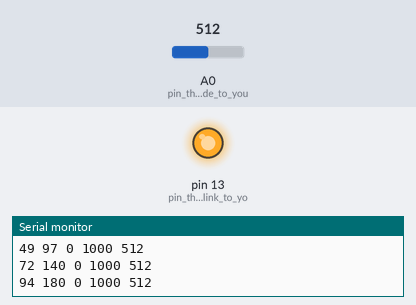
Recording of a sketch running on a simulated Arduino Uno, built with avr-gcc and run on an emulated ATmega328P. Parts: output pins drawn as LEDs (lit = HIGH), the last lines printed to the serial monitor. The test bench sets the inputs (shaded band); at power-on: A0 (pin_that_will_fade_to_you) = 512.

Above: at 0.05 s.
At 1.2 s:
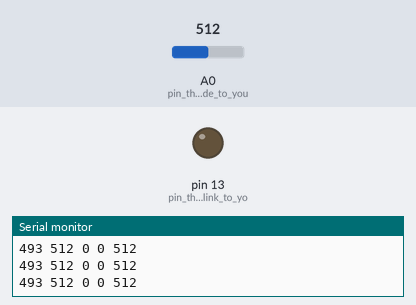
1.3 s: A0 (pin_that_will_fade_to_you) set to 966
At 1.7 s:
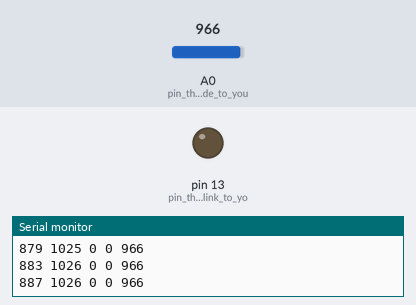
2.9 s: A0 (pin_that_will_fade_to_you) set to 974
Timing chart, 0 to 5.9 s (numbered marks = the images above; inputs shaded):
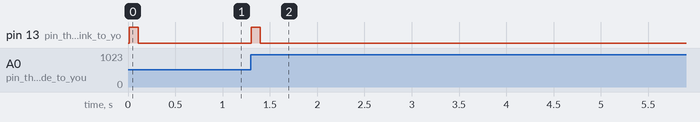

Measured:
- after the input at 1.3 s, pin 13 (pin_that_will_blink_to_yo): LOW → HIGH at once, → LOW 0.10 s later

The sketch:

bpmCounter.ino
```cpp
void setup() {
 pinMode(13,OUTPUT);         // pin that will blink to your heartbeat!
  pinMode(A0,INPUT);          // pin that will fade to your heartbeat!
  Serial.begin(115200);             // we agree to talk fast!

}

int avg;
int averageVariability;
int diffToAvg = 0;
int nbHighdiffToAvg = 0;
int averageBPM;
int nbBPMsSinceLastReset;
bool lastBeatingIsBeingCounted;

long lastTimeSetup = millis();
void loop() {
  if(millis() > lastTimeSetup+10000)
  {
    averageBPM= averageBPM/2
      +(nbBPMsSinceLastReset*6)/2;

      nbBPMsSinceLastReset = 0;
      lastTimeSetup = millis();
  }
  delay(10);
  int x = analogRead(A0);
  diffToAvg = abs(x-avg);
  averageVariability= averageVariability*0.95+0.05*diffToAvg;
  avg=avg*0.95+x*0.05;
  Serial.print(avg);
  Serial.print(" ");
    Serial.print(avg+averageVariability);
  Serial.print(" ");
    Serial.print(averageBPM);
    Serial.print(" ");
    if(lastBeatingIsBeingCounted)
      Serial.print("1000");
    else Serial.print("0");
  Serial.print(" ");
  Serial.println(x);
  if(x>avg+averageVariability*2)
     {
      if(!lastBeatingIsBeingCounted)
        nbBPMsSinceLastReset++;
      lastBeatingIsBeingCounted = true;
      digitalWrite(13,255);
     }
  else
  {
    digitalWrite(13,0);
    lastBeatingIsBeingCounted = false;
  }
}
```
